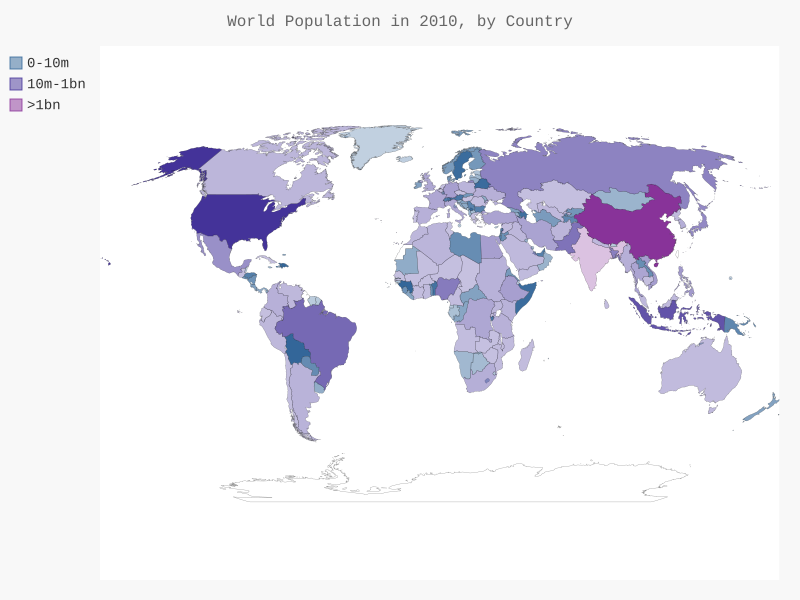

This figure's Python source:
import json
from country_codes import get_country_code
import pygal.maps.world
from pygal.style import LightColorizedStyle as LCS, RotateStyle as RS
from pygal.maps.world import COUNTRIES

# Load the data into a list
filename = "population_data.json"
with open(filename) as f:
    pop_data = json.load(f)

# Build a dictionary of population data.
cc_populations = {}
for pop_dict in pop_data:
    if pop_dict['Year'] == '2010':
        country_name = pop_dict['Country Name']
        population = int(float(pop_dict['Value']))
        code = get_country_code(country_name)
        if code:
            cc_populations[code] = population

# Group the countries into 3 population levels.
cc_pops_1, cc_pops_2, cc_pops_3 = {}, {}, {}
for cc, pop in cc_populations.items():
    if pop < 10000000:
        cc_pops_1[cc] = pop
    elif pop < 1000000000:
        cc_pops_2[cc] = pop
    else:
        cc_pops_3[cc] = pop

# See how many countries are in each level.
print(len(cc_pops_1), len(cc_pops_2), len(cc_pops_3))


wm_style = RS('#336699', base_style=LCS)
wm = pygal.maps.world.World(style=wm_style)
wm.title = 'World Population in 2010, by Country'
wm.add('0-10m', cc_pops_1)
wm.add('10m-1bn', cc_pops_2)
wm.add('>1bn', cc_pops_3)

wm.render_to_file('world_population.svg')


all_country_codes = set(COUNTRIES.keys())  # Отримати всі можливі коди країн
countries_on_map = set(cc_populations.keys())  # Отримати коди країн, які відображаються на карті

# Отримати коди країн, які не відображаються на карті
missing_countries = all_country_codes - countries_on_map

print("Countries not on the map:")
for country_code in missing_countries:
    country_name = COUNTRIES.get(country_code)
    print(f"{country_name} : ({country_code})")
